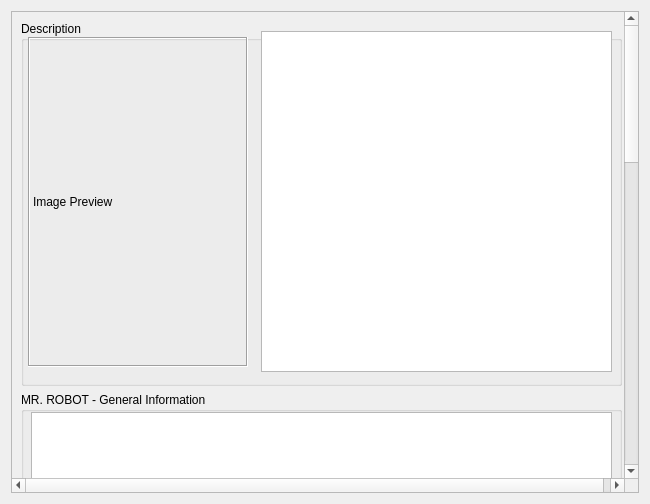
<?xml version="1.0" encoding="UTF-8"?>
<ui version="4.0">
 <class>Form</class>
 <widget class="QWidget" name="Form">
  <property name="geometry">
   <rect>
    <x>0</x>
    <y>0</y>
    <width>650</width>
    <height>500</height>
   </rect>
  </property>
  <property name="maximumSize">
   <size>
    <width>650</width>
    <height>500</height>
   </size>
  </property>
  <property name="windowTitle">
   <string>Form</string>
  </property>
  <layout class="QVBoxLayout" name="verticalLayout">
   <item>
    <widget class="QScrollArea" name="scrollArea">
     <property name="sizePolicy">
      <sizepolicy hsizetype="Fixed" vsizetype="Fixed">
       <horstretch>0</horstretch>
       <verstretch>0</verstretch>
      </sizepolicy>
     </property>
     <property name="minimumSize">
      <size>
       <width>612</width>
       <height>482</height>
      </size>
     </property>
     <property name="maximumSize">
      <size>
       <width>650</width>
       <height>482</height>
      </size>
     </property>
     <property name="widgetResizable">
      <bool>true</bool>
     </property>
     <widget class="QWidget" name="scrollAreaWidgetContents">
      <property name="geometry">
       <rect>
        <x>0</x>
        <y>0</y>
        <width>619</width>
        <height>1496</height>
       </rect>
      </property>
      <layout class="QVBoxLayout" name="verticalLayout_2">
       <item>
        <widget class="QGroupBox" name="groupBox">
         <property name="sizePolicy">
          <sizepolicy hsizetype="Fixed" vsizetype="Fixed">
           <horstretch>0</horstretch>
           <verstretch>0</verstretch>
          </sizepolicy>
         </property>
         <property name="minimumSize">
          <size>
           <width>601</width>
           <height>365</height>
          </size>
         </property>
         <property name="title">
          <string>Description</string>
         </property>
         <widget class="QPlainTextEdit" name="descriptionText">
          <property name="geometry">
           <rect>
            <x>240</x>
            <y>10</y>
            <width>351</width>
            <height>341</height>
           </rect>
          </property>
         </widget>
         <widget class="QLabel" name="imageLabel">
          <property name="geometry">
           <rect>
            <x>7</x>
            <y>16</y>
            <width>220</width>
            <height>330</height>
           </rect>
          </property>
          <property name="frameShape">
           <enum>QFrame::Box</enum>
          </property>
          <property name="frameShadow">
           <enum>QFrame::Sunken</enum>
          </property>
          <property name="text">
           <string>Image Preview</string>
          </property>
         </widget>
        </widget>
       </item>
       <item>
        <widget class="QGroupBox" name="groupBox_4">
         <property name="sizePolicy">
          <sizepolicy hsizetype="Fixed" vsizetype="Fixed">
           <horstretch>0</horstretch>
           <verstretch>0</verstretch>
          </sizepolicy>
         </property>
         <property name="minimumSize">
          <size>
           <width>601</width>
           <height>365</height>
          </size>
         </property>
         <property name="title">
          <string>MR. ROBOT - General Information</string>
         </property>
         <widget class="QPlainTextEdit" name="generalInfoText">
          <property name="geometry">
           <rect>
            <x>10</x>
            <y>20</y>
            <width>581</width>
            <height>331</height>
           </rect>
          </property>
          <property name="plainText">
           <string/>
          </property>
         </widget>
        </widget>
       </item>
       <item>
        <widget class="QGroupBox" name="groupBox_3">
         <property name="sizePolicy">
          <sizepolicy hsizetype="Fixed" vsizetype="Fixed">
           <horstretch>0</horstretch>
           <verstretch>0</verstretch>
          </sizepolicy>
         </property>
         <property name="minimumSize">
          <size>
           <width>601</width>
           <height>365</height>
          </size>
         </property>
         <property name="title">
          <string>Mr. Robot Cast</string>
         </property>
         <widget class="QPlainTextEdit" name="castText">
          <property name="geometry">
           <rect>
            <x>10</x>
            <y>20</y>
            <width>581</width>
            <height>331</height>
           </rect>
          </property>
          <property name="plainText">
           <string/>
          </property>
         </widget>
        </widget>
       </item>
       <item>
        <widget class="QGroupBox" name="groupBox_2">
         <property name="sizePolicy">
          <sizepolicy hsizetype="Fixed" vsizetype="Fixed">
           <horstretch>0</horstretch>
           <verstretch>0</verstretch>
          </sizepolicy>
         </property>
         <property name="minimumSize">
          <size>
           <width>601</width>
           <height>365</height>
          </size>
         </property>
         <property name="title">
          <string>Additional MR. ROBOT Information</string>
         </property>
         <widget class="QPlainTextEdit" name="additionalInfoText">
          <property name="geometry">
           <rect>
            <x>10</x>
            <y>20</y>
            <width>581</width>
            <height>331</height>
           </rect>
          </property>
          <property name="plainText">
           <string/>
          </property>
         </widget>
        </widget>
       </item>
      </layout>
     </widget>
    </widget>
   </item>
  </layout>
 </widget>
 <resources/>
 <connections/>
</ui>
